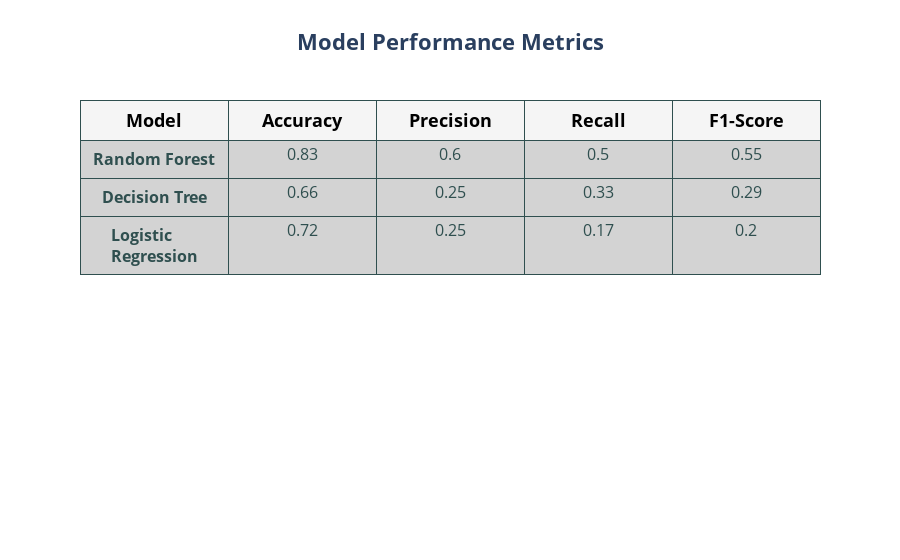

Notebook source saved alongside this figure:
### Code cell
fig = go.Figure(data=[go.Table(
    header=dict(values=['<b>Model<b>', '<b>Accuracy<b>', '<b>Precision<b>', '<b>Recall<b>', '<b>F1-Score<b>'],
                line_color='darkslategray',
                fill_color='whitesmoke',
                align=['center', 'center'],
                font=dict(color='black', size=18),
                height=40),
    cells=dict(values=[models, accuracy, precision, recall, f1_scores],
               line_color='darkslategray',
               fill_color='lightgrey',
               align=['center', 'center'],
               font=dict(color='darkslategray', size=16),
               height=30))
])

# Update layout and display the table
fig.update_layout(title_text='<b>Model Performance Metrics</b>', title_x=0.5, title_font_size=22)
fig.show()

### Figure 1 — Plotly figure (JSON) as saved in the notebook; plotly's stock layout.template omitted (floating-point values rounded to 4 significant figures)
{"data": [{"cells": {"align": ["center", "center"], "fill": {"color": "lightgrey"}, "font": {"color": "darkslategray", "size": 16}, "height": 30, "line": {"color": "darkslategray"}, "values": [["<b>Random Forest<b>", "<b>Decision Tree<b>", "<b>Logistic Regression<b>"], [0.83, 0.66, 0.72], [0.6, 0.25, 0.25], [0.5, 0.33, 0.17], [0.55, 0.29, 0.2]]}, "header": {"align": ["center", "center"], "fill": {"color": "whitesmoke"}, "font": {"color": "black", "size": 18}, "height": 40, "line": {"color": "darkslategray"}, "values": ["<b>Model<b>", "<b>Accuracy<b>", "<b>Precision<b>", "<b>Recall<b>", "<b>F1-Score<b>"]}, "type": "table"}], "layout": {"title": {"font": {"size": 22}, "text": "<b>Model Performance Metrics</b>", "x": 0.5}}}
